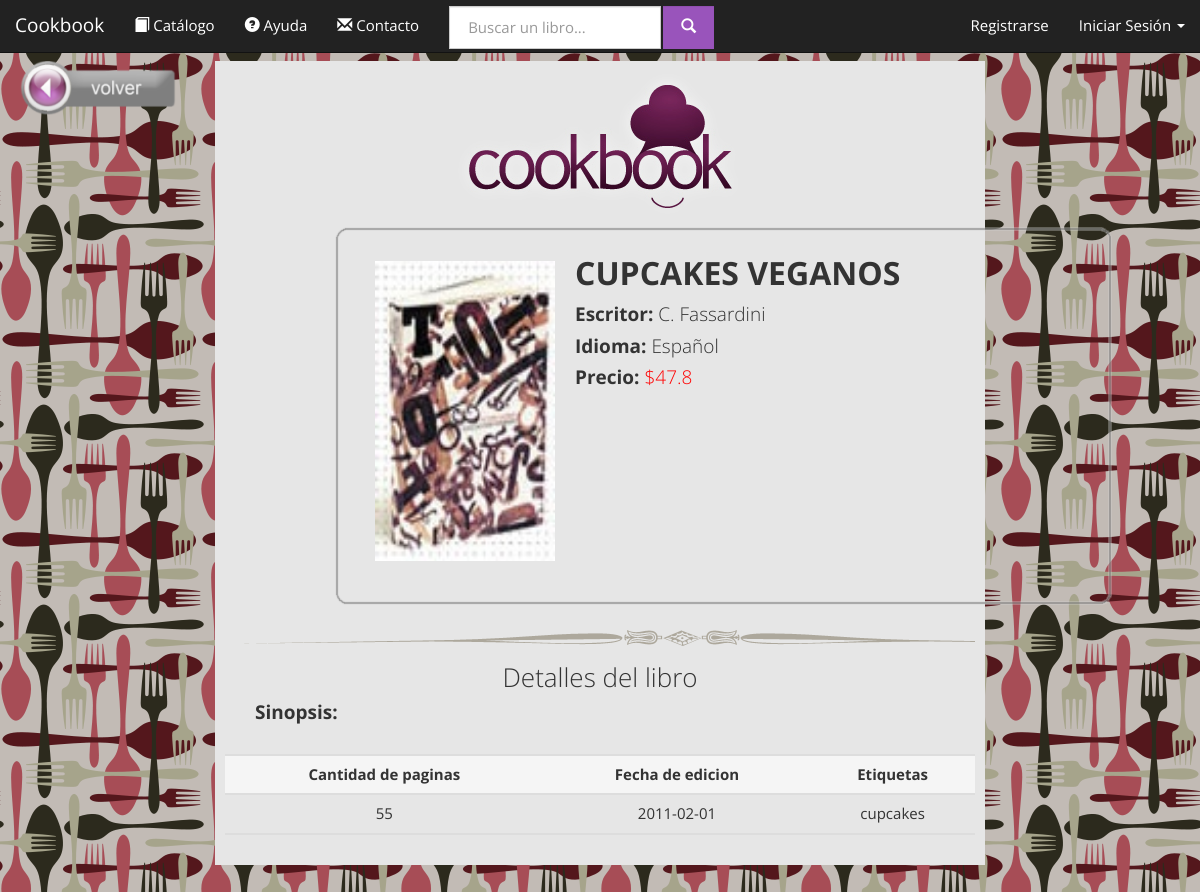
/cookbooks.com.ar/product.php?id=1478523698, run on an earlier commit of the app's database.
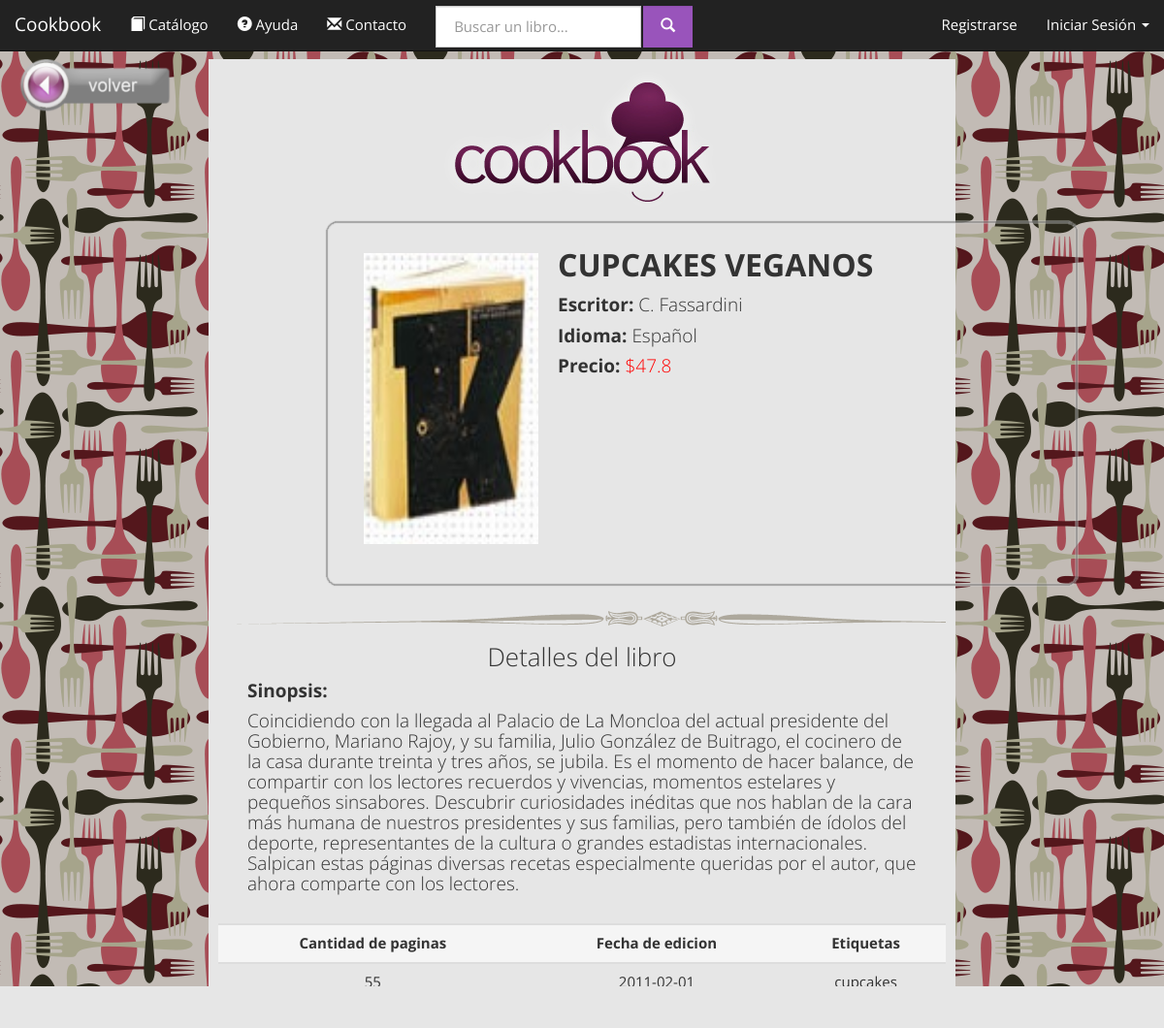
And on a later commit of the database.
### tables this page shows
CREATE TABLE IF NOT EXISTS `libros` (
  `ISBN` varchar(10) NOT NULL DEFAULT '',
  `titulo` varchar(50) NOT NULL DEFAULT '',
  `IDIOMA` varchar(40) NOT NULL DEFAULT '',
  `paginas` int(11) NOT NULL DEFAULT '0',
  `precio` float NOT NULL DEFAULT '0',
  `fecha` date NOT NULL DEFAULT '0000-00-00',
  `etiquetas` varchar(100) NOT NULL DEFAULT '',
  `texto` text,
  `tapa` text,
  `eliminado` tinyint(1) NOT NULL DEFAULT '0',
  `hidden` tinyint(1) NOT NULL,
  PRIMARY KEY (`ISBN`)
);

### cookbooks.com.ar/database.php (called while the page is built, shortened)
<?php
class Conexion {
	private $hostname = 'localhost';
	private $port = '8080';
	private $username = 'root';
	private $password = 'F3Dericcio';
	private $dbname = 'cookbookg32';
	private $dbh;
	function conectar(){
		try {
			$this->dbh = new PDO("mysql:host=$this->hostname;dbname=$this->dbname;port=$this->port", $this->username, $this->password, array(PDO::MYSQL_ATTR_INIT_COMMAND => "SET NAMES utf8"));
			return true;
		} catch(PDOException $e) {
			return false;
		}
	}
	function query($statement){
		return $this->dbh->query($statement);
	}
}
class Books{
	static private $conexion;
	static function initialize(){
		self::$conexion = new Conexion;
	}
	static function getBook($bookISBN){
		$result = self::$conexion->query("
			SELECT L.ISBN, L.titulo, GROUP_CONCAT(E.id_autor) as autores, L.paginas, L.precio, L.IDIOMA, L.fecha, L.etiquetas, L.texto, L.tapa, L.eliminado, L.hidden
			FROM libros L
			LEFT JOIN escribe E ON (L.ISBN=E.isbn)
			GROUP BY L.ISBN
			HAVING (L.ISBN=$bookISBN)
		");
		if ($result && $result->rowCount()>0){
			$bookInfo = $result->fetchAll(PDO::FETCH_ASSOC);
			return new Book($bookInfo[0]);
		}
		return NULL;
	}
}
class Book{
	private	$ISBN, $OLD_ISBN,
			$titulo,
			$paginas,
			$precio,
			$idioma,
			$fecha,
			$etiquetas,
			$texto,
			$tapa,
			$eliminado,
			$oculto,
			$autores;
	function __construct($param){
		$this->titulo = $param['titulo']? $param['titulo']:'';
		$this->paginas = $param['paginas']? $param['paginas']:'0';
		$this->precio = $param['precio']? $param['precio']:'0';
		$this->idioma= $param['IDIOMA']? $param['IDIOMA']:'';
		$this->fecha = $param['fecha']? $param['fecha']:'0000-00-00';
		$this->etiquetas = $param['etiquetas']? $param['etiquetas']:'';
		$this->texto = $param['texto']? $param['texto']:'';
		$this->tapa = $param['tapa']? $param['tapa']:'';
	}
	function getTitulo(){
		return $this->titulo;
	}
	function getPaginas(){
		return $this->paginas;
	}
	function getPrecio(){
		return $this->precio;
	}
	function getIdioma(){
		return $this->idioma;
	}
	function getFecha(){
		return $this->fecha;
	}
	function getEtiquetas(){
		return $this->etiquetas;
	}
	function getTexto(){
		return $this->texto;
	}
	function getTapa($crudo = false){
		if ($crudo){
			return $this->tapa;
		}else{
			if(is_file("books/img/tapas/".$this->tapa)){
				return $this->tapa;
			}else{
				return "_DEFAULT_.jpg";
			}
		}
	}
}
		?>

### cookbooks.com.ar/product.php (the view, shortened to what the changed rows need)
<?php
	include_once('database.php');
	if (!isset($_REQUEST['id'])) header('location:./');
	else{
		$book = Books::getBook($_REQUEST['id']);
	}
?>
<!DOCTYPE html>
<html lang="es">
    <head>
        <link href="bootstrap-3.1.1-dist/css/bootstrap_Cosmo.css" rel="stylesheet" media="screen">
    </head>
    <body>
        <?php include_once('navigation.php'); ?>
        <div class="container-fluid text-center">
            <div class="row">
                <div class="col-md-8">
                	<div class="jumbotron" style="padding: 10px;min-height: 700px">
						<div id="contiene">
							<div id="cabeza" >
								<img src="books/img/tapas/<?php echo $book->getTapa() ?>" align="left" style="margin:40px 20px 50px 50px; height:300px; width: 180px">
								<div style="position: relative; margin-right: 140px; margin-top: 30px; text-align: left">
								<h2 style="margin: 0; padding: 4px; alignment-adjust: left"><strong><?php echo $book->getTitulo(); ?></strong></h2>
		                       	<table>
		                            <tr><h4><strong>Idioma: </strong><?php echo $book->getIdioma(); ?></h4></tr>
		                            <tr><h4><strong>Precio: </strong><?php echo "<font color='red'>$".$book->getPrecio()."</font>" ?></h4></tr>
		                            	</div>
							</div>
						</div>
					</div>
						<div id="cuerpo">
							<h3>Detalles del libro</h3>
							<h4 align="left"><strong>Sinopsis: </strong></h4>
							<h4 align="left">
								<?php echo $book->getTexto() ?>
							</h4>
						</div>
						<table class="table">
							  <tbody>
						 	<tr >
								<td><?php echo $book->getPaginas(); ?></br></td>
								<td><?php echo $book->getFecha() ?></br></td>
								<td><?php echo $book->getEtiquetas() ?></br></td>
							</tr>
							 </tbody>
						</table>
           	</div>
       </div>
       </div>
    </body>
</html>

What changed in the data, as far as the page shows it:
changed libros "CUPCAKES VEGANOS": tapa: a different picture; texto (not shown) → "Coincidiendo con la llegada al Palacio de La Moncloa del actual presidente del Gobierno, Mariano Rajoy, y su familia, Julio González de Buitrago, el cocinero de la casa durante treinta y tres años, se jubila. Es el momento de hacer balance, de compartir con los lectores recuerdos y vivencias, momentos estelares y pequeños sinsabores. Descubrir curiosidades inéditas que nos hablan de la cara más humana de nuestros presidentes y sus familias, pero también de ídolos del deporte, representantes de la cultura o grandes estadistas internacionales. Salpican estas páginas diversas recetas especialmente queridas por el autor, que ahora comparte con los lectores."
